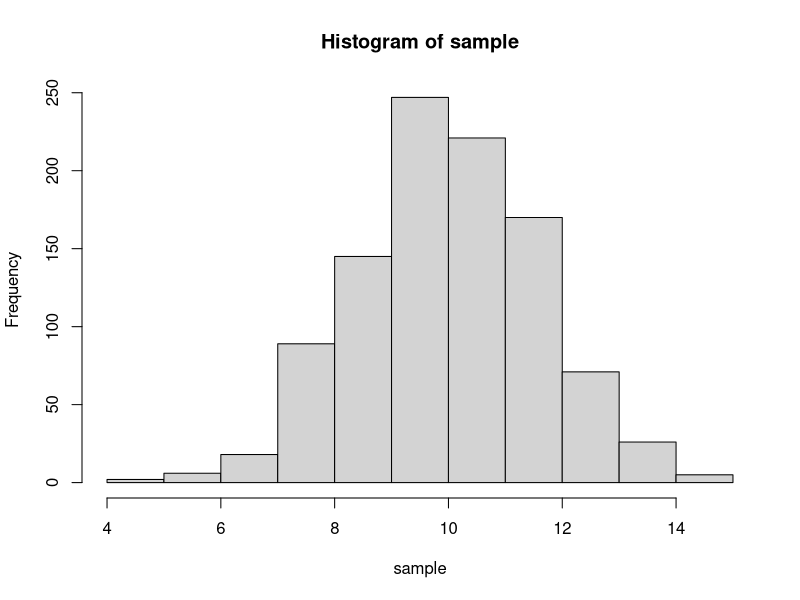
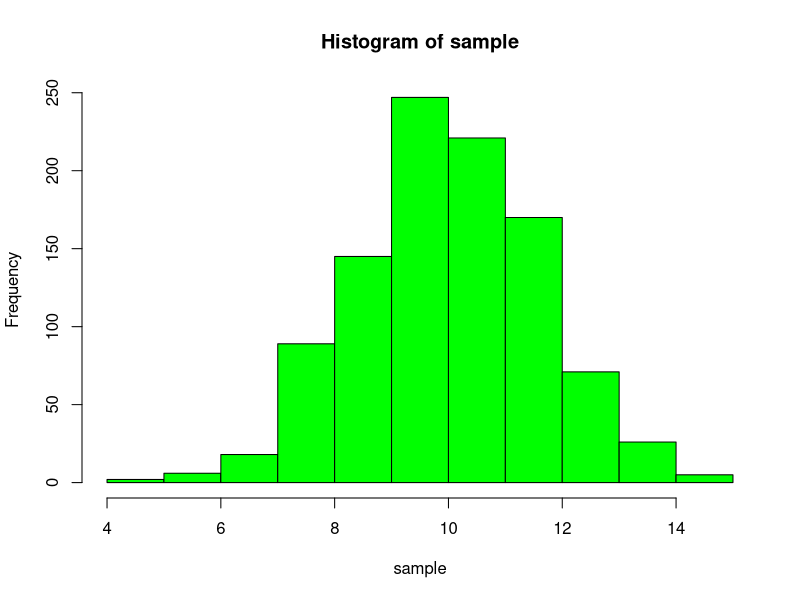
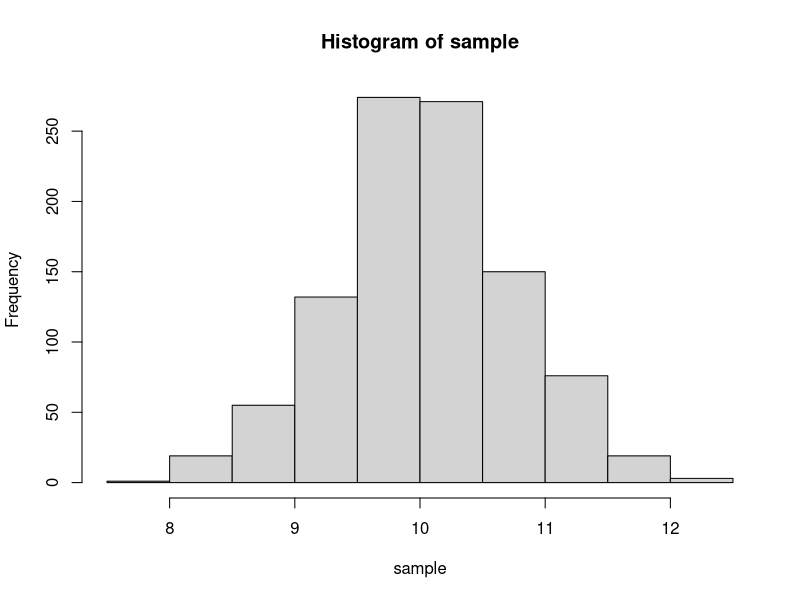
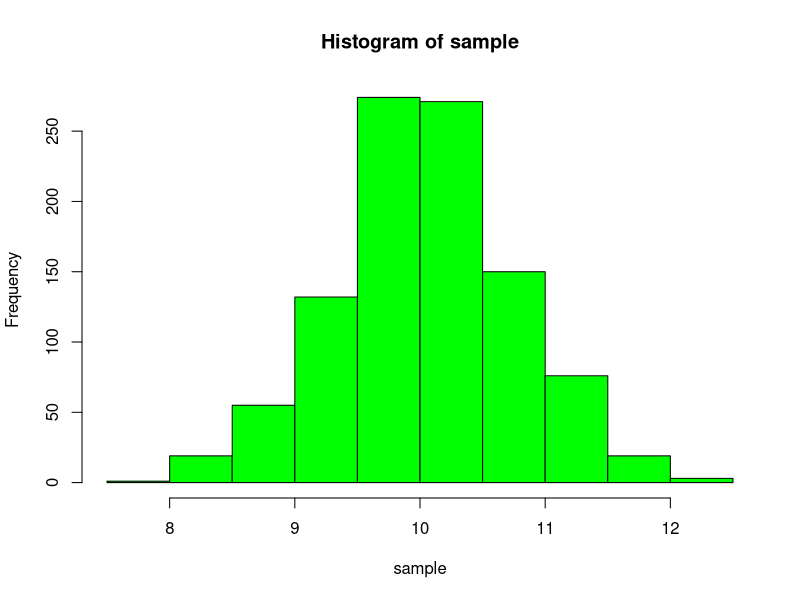
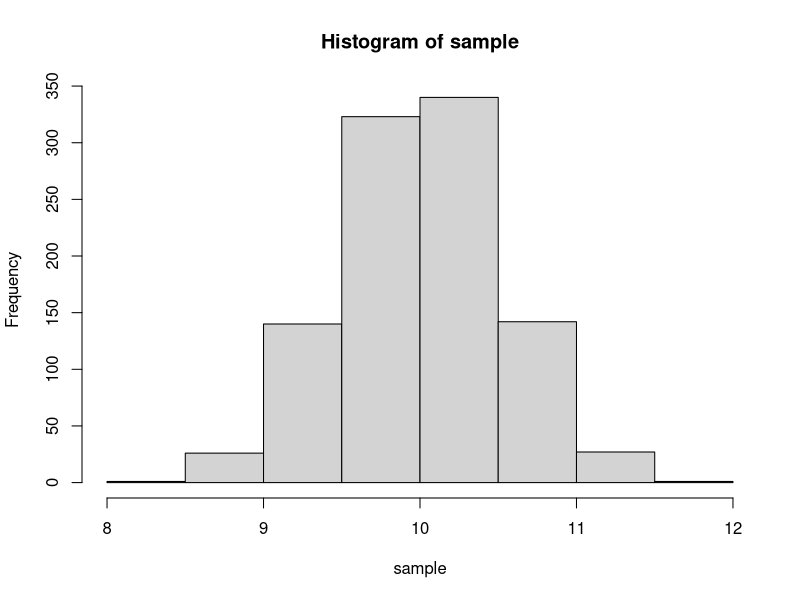
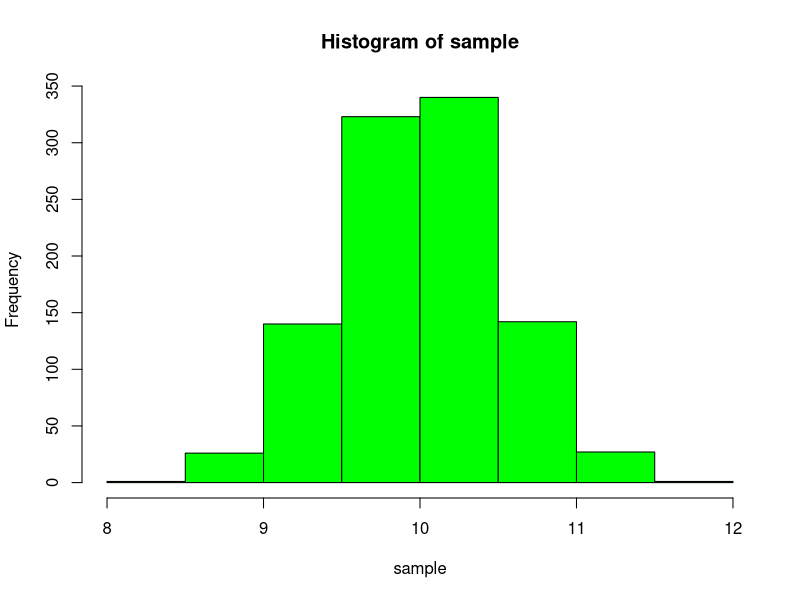
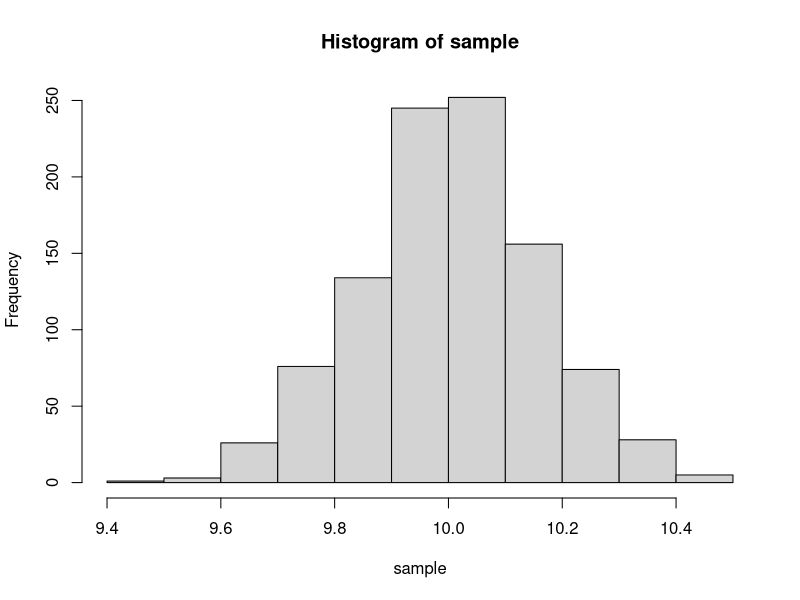
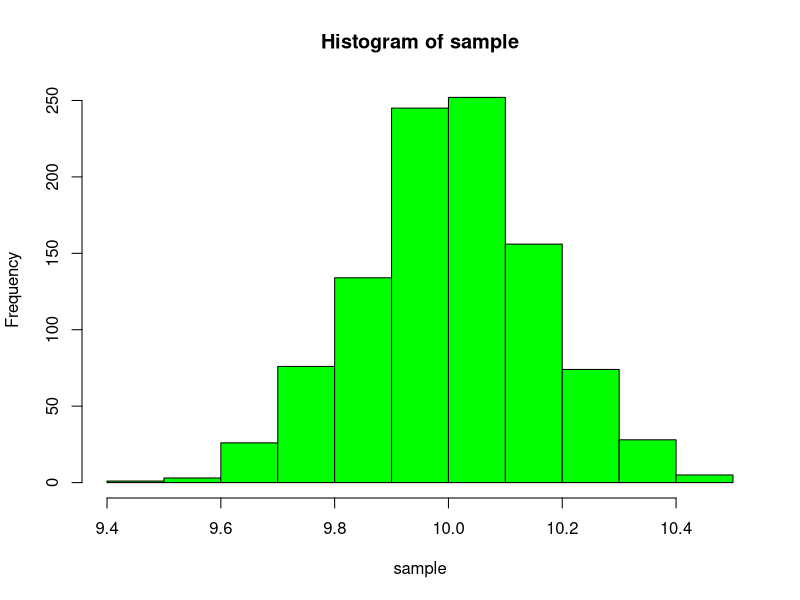

The R script that drew these images, in order:
sizes <- c(10, 50, 100, 1000)
samples <- list(rep(NA, 1000), length(sizes))

for (i in 1:length(sizes)) {
    sample <- rep(NA, 1000)
    for (j in 1:1000) {
      sample[j] <- mean(rnorm(sizes[i], 10, 5))
    }
    print(sprintf("Sampling size: %d Mean: %f, sd: %f, cvar: %f", sizes[i], mean(sample), sd(sample), sd(sample)/mean(sample)))
    plot(hist(sample), col = "green")
}
